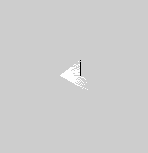
#> input picture src/vision_guided_robot/maps/slam_two_wall_map_padded.pgm, 148 x 153 px
$ python manual_label_batch.py --glob ../maps/slam_two_wall_map_padded.pgm
#> lines starting #> are read from the running program, lines starting #| are printed output that depends on the picture; after the words box and inside, x2 and y2 are one past the last pixel; in counts of white or black regions, pixels touching at a corner belong together
#> in main, frame is the input picture: shape (153, 148, 3); min 0, max 254, mean 205.4
### src/vision_guided_robot/vision_guided_robot/manual_label.py
from __future__ import annotations

import argparse
from dataclasses import dataclass
from pathlib import Path

import cv2
import numpy as np


@dataclass(frozen=True)
class ManualLabelResult:
    image_path: Path
    label_path: Path
    preview_path: Path
    bbox_xywh: tuple[int, int, int, int]
    yolo_line: str


# [68 lines left out: functions parse_box, bbox_from_xywh, bbox_from_corners, yolo_line_from_bbox, not called in this run]


def clamp01(value: float) -> float:
    return max(0.0, min(1.0, value))


# [78 lines left out: functions infer_label_path, infer_preview_path, draw_preview, write_manual_label, not called in this run]


class InteractiveBoxSelector:
    def __init__(self, frame: np.ndarray, *, display_scale: float = 1.0):
        if display_scale <= 0.0:
            raise ValueError("display_scale must be positive")
        self.frame = frame
        self.display_scale = display_scale
        self.start: tuple[int, int] | None = None
        self.end: tuple[int, int] | None = None
        self.cursor: tuple[int, int] | None = None

    def run(self, window_name: str = "manual label") -> tuple[int, int, int, int] | None:
        cv2.namedWindow(window_name, cv2.WINDOW_NORMAL)
        cv2.setMouseCallback(window_name, self._on_mouse)

        while True:
            cv2.imshow(window_name, self._display_frame())
            key = cv2.waitKey(20) & 0xFF
            if key in (ord("q"), 27):
                cv2.destroyWindow(window_name)
                return None
            if key == ord("r"):
                self.start = None
                self.end = None
            if key in (ord("s"), 13) and self.start is not None and self.end is not None:
                cv2.destroyWindow(window_name)
                height, width = self.frame.shape[:2]
                return bbox_from_corners(
                    self.start[0],
                    self.start[1],
                    self.end[0],
                    self.end[1],
                    width,
                    height,
                )

    # [14 lines left out: function _on_mouse, not called in this run]

    def _display_frame(self) -> np.ndarray:
        display = self.frame.copy()
        active_end = self.end or self.cursor
        if self.start is not None and active_end is not None:
            cv2.rectangle(display, self.start, active_end, (0, 255, 0), 2)
        cv2.putText(
            display,
            "left click two corners | s/enter save | r reset | q/esc cancel",
            (16, 32),
            cv2.FONT_HERSHEY_SIMPLEX,
            0.7,
            (0, 255, 255),
            2,
            cv2.LINE_AA,
        )
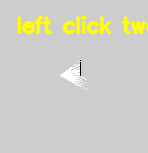
#> display: shape (153, 148, 3); 6.59% of pixels changed, all inside (x1, y1, x2, y2) = (16, 15, 148, 35)
        if self.display_scale != 1.0:
            display = cv2.resize(
                display,
                None,
                fx=self.display_scale,
                fy=self.display_scale,
                interpolation=cv2.INTER_AREA,
            )
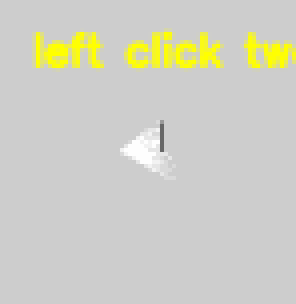
#> display: shape (76, 74, 3) (shown 4 times larger); mean B, G, R 196.4, 207.6, 207.6
        return display


# [67 lines left out: functions build_arg_parser, main, not called in this run]


# [2 lines that do not run on import are left out]

### src/vision_guided_robot/vision_guided_robot/manual_label_batch.py
from __future__ import annotations

import argparse
from glob import glob
from pathlib import Path

import cv2

from vision_guided_robot.manual_label import (
    InteractiveBoxSelector,
    infer_label_path,
    infer_preview_path,
    write_manual_label,
)


def collect_images(patterns: list[str]) -> list[Path]:
    paths: list[Path] = []
    for pattern in patterns:
        matches = [Path(path) for path in glob(pattern, recursive=True)]
        paths.extend(path for path in matches if path.is_file())
    return sorted(dict.fromkeys(paths))


def mark_negative(image_path: Path) -> Path:
    label_path = infer_label_path(image_path)
    label_path.parent.mkdir(parents=True, exist_ok=True)
    label_path.write_text("", encoding="utf-8")
    return label_path


def build_arg_parser() -> argparse.ArgumentParser:
    parser = argparse.ArgumentParser(
        description="Manually label many YOLO dataset images in sequence."
    )
    parser.add_argument(
        "--glob",
        action="append",
        required=True,
        help="Image glob to label, for example 'datasets/red_ball_yolo/images/train/far_*.jpg'.",
    )
    parser.add_argument(
        "--display-scale",
        type=float,
        default=0.5,
        help="Scale factor for the interactive display window.",
    )
    parser.add_argument("--class-id", type=int, default=0, help="YOLO class id.")
    return parser


def main() -> None:
    parser = build_arg_parser()
    args = parser.parse_args()

    image_paths = collect_images(args.glob)
    if not image_paths:
        raise SystemExit("No images matched --glob.")

    print("Controls per image:")
    print("- draw a box: left-click two corners, then press s/Enter")
    print("- reset current box: r")
    print("- skip/quit current image: q or Esc")
    print("- mark negative: close/cancel the image, then answer n at the prompt")
    print()

    for index, image_path in enumerate(image_paths, start=1):
        frame = cv2.imread(str(image_path))
        if frame is None:
            print(f"[{index}/{len(image_paths)}] could not read: {image_path}")
            continue

        print(f"[{index}/{len(image_paths)}] {image_path}")
        selector = InteractiveBoxSelector(frame, display_scale=args.display_scale)
        bbox = selector.run(window_name=f"manual label {index}/{len(image_paths)}")
#> (key q is pressed here)

        if bbox is None:
            answer = input("No box saved. Mark as negative? [y/N/q] ").strip().lower()
#> the answer given: out.png
            if answer == "q":
                break
            if answer == "y":
                label_path = mark_negative(image_path)
                print(f"negative label: {label_path}")
            else:
                print("skipped")
            continue

        result = write_manual_label(
            image_path,
            infer_label_path(image_path),
            infer_preview_path(image_path),
            bbox,
            class_id=args.class_id,
        )
        print(f"label: {result.label_path}")
        print(f"preview: {result.preview_path}")

    cv2.destroyAllWindows()


if __name__ == "__main__":
    main()
